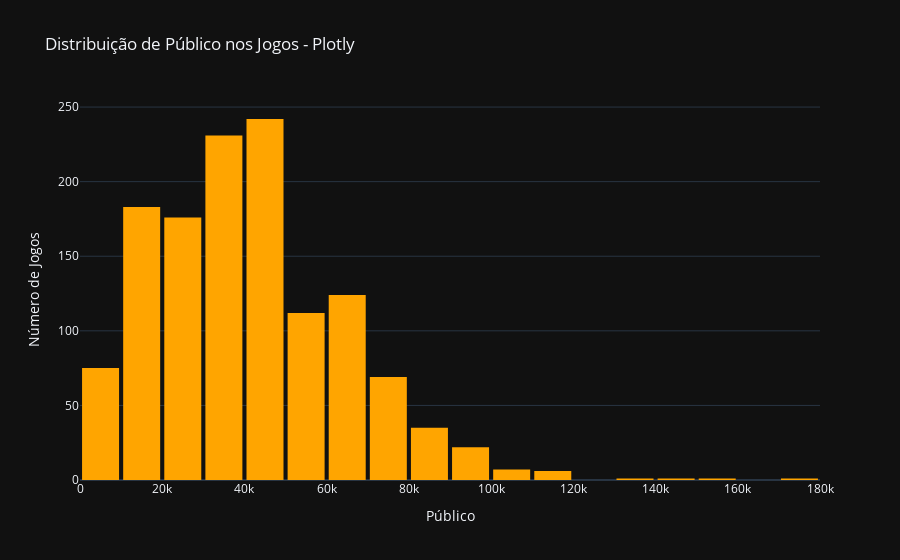

The cell this chart's notebook holds for it:
### Code cell
#### solução com plotly
fig = go.Figure(
    data=go.Histogram(
        x=df_filtrado['comparecimento'],
        nbinsx=30,
        marker_color='orange'
    )
)

fig.update_layout(
    title='Distribuição de Público nos Jogos - Plotly',
    xaxis_title='Público',
    yaxis_title='Número de Jogos',
    template='plotly_dark',
    bargap=0.1
)

fig.show()

### Figure 1 — Plotly figure (JSON) as saved in the notebook; plotly's stock layout.template omitted (floating-point values rounded to 4 significant figures; data arrays with more than 128 entries replaced by an {"elided": "..."} marker saying what was removed)
{"data": [{"marker": {"color": "orange"}, "nbinsx": 30, "type": "histogram", "x": {"elided": "1286 int values"}}], "layout": {"bargap": 0.1, "title": {"text": "Distribuição de Público nos Jogos - Plotly"}, "xaxis": {"title": {"text": "Público"}}, "yaxis": {"title": {"text": "Número de Jogos"}}}}
